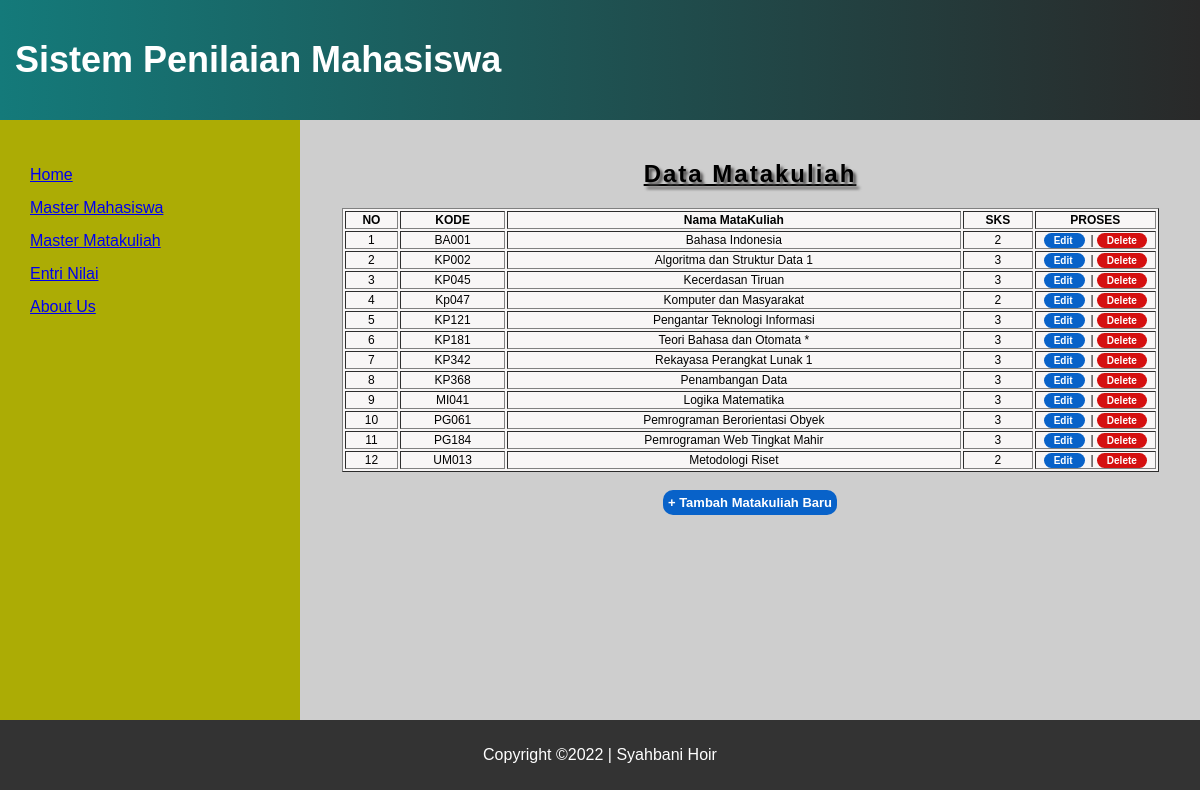
The page /index.php?page=master_matkul on the database its author committed.
### tables this page shows
CREATE TABLE `tblmatkul` (
  `kd_mtk` varchar(10) NOT NULL,
  `nm_mtk` varchar(40) NOT NULL,
  `sks` int(2) NOT NULL
);

### master_matkul.php (the view)
<article>
    <h2 align="center">Data Matakuliah</h2>
    <?php
    include_once "koneksi.php";
    $query = "SELECT * FROM tblmatkul ORDER BY kd_mtk";
    $sql = mysqli_query($conn, $query);
    ?>
    <table border="1">
        <tr>
            <th>NO</th>
            <th>KODE</th>
            <th>Nama MataKuliah</th>
            <th>SKS</th>
            <th>PROSES</th>
        </tr>
        <?php
        $no = 1;
        while ($row = mysqli_fetch_assoc($sql)) {
            $kode = $row['kd_mtk'];
            $nmmtk = $row['nm_mtk'];
            $sks = $row['sks'];
        ?>
        <tr>
            <td align="center"><?php echo $no++ ?></td>
            <td align="center"><?php echo $kode ?></td>
            <td align="center"><?php echo $nmmtk ?></td>
            <td align="center"><?php echo $sks ?></td>
            <td align="center" class="btn">
                <a class="btn-kiri" href="index.php?page=edit_matkul&mtk=<?= $kode ?>">Edit </a>
                |
                <a class="btn-kanan" onClick="return confirm('Apakah Anda yakin mau menghapus data ini?')"
                    href="index.php?page=del_matkul&mtk=<?= $kode ?>">Delete</a>
            </td>
        </tr>
        <?php } ?>
    </table> <br />
    <h4>
        <a href="index.php?page=add_matkul">+ Tambah Matakuliah Baru</a>
    </h4>
</article>

### header.php (shortened to what this page needs)
<!DOCTYPE html>
<html>
<head>
    <link rel="stylesheet" href="asset/css/style.css" />
</head>
<body>
    <header>
        <h1>Sistem Penilaian Mahasiswa</h1>
    </header>
    <section>

### navigasi.php
<nav>
    <ul>
        <li><a href="index.php" class="link">Home</a></li>
        <li><a href="index.php?page=master_mhs" class="link">Master Mahasiswa</a></li>
        <li><a href="index.php?page=master_matkul" class="link">Master Matakuliah</a></li>
        <li><a href="index.php?mhs=%25&matkul=%25&page=tblnilai_mhs" class="link">Entri Nilai</a></li>
        <li><a href="index.php?page=aboutus" class="link">About Us</a></li>
    </ul>
</nav>

### index.php (shortened to what this page needs)
<?php
include "header.php";
include "navigasi.php";
$page = isset($_GET['page'])? $_GET['page']: "home";
switch ($page) {
    case 'master_matkul'   : include "master_matkul.php"; break;
}
include "footer.php";
?>

### footer.php
</section>
    <footer>
        <p>Copyright &copy;2022 | Syahbani Hoir</p>
    </footer>
</body>
</html>

### asset/css/style.css (style rules this page uses)
* { box-sizing: border-box; }
body { font-family: Arial, Helvetica, sans-serif; display: flex; min-height: 100vh; flex-direction: column; margin: 0; }
header { background: linear-gradient(to right, #147a7a, #292929); padding: 15px; text-align: left; font-size: 18px; color: white; }
nav ul { list-style-type: none; padding: 0; }
nav ul li { margin: 5px; }
nav ul li a { display: block; padding: 5px; border-radius: 10px; }
section { display: flex; flex-direction: row; }
nav, article { display: flex; flex-direction: column; min-height: 600px; padding: 20px; }
nav { flex-grow: 1; min-width: 25%; background-color: #acac05; }
article { flex-grow: 5; min-width: 75%; background-color: #cecece; background-size: cover; }
h4 { margin: 0; font-size: 13px; margin: 0 auto; }
h4 a { display: block; padding: 5px; border-radius: 10px; text-align: center; background-color: #0862c9; color: white; text-decoration: none; }
table, .container { background-color: #f8f6f6; font-size: 12px; width: 95%; margin: 0 auto; }
.btn-kiri, .btn-kanan { color: white; text-decoration: none; width: 60px; font-size: 10px; padding: 2px 10px; margin-right: 5px; border-radius: 10px; font-weight: bold; }
.btn-kiri { background-color: #0862c9; }
.btn-kanan { background-color: #d51010; margin: 0; }
.btn { width: 15%; }
p { margin-bottom: 0; }
h2 { text-decoration: underline; text-shadow: 3px 3px 3px #525151; letter-spacing: 2px; }
footer { bottom: 0; width: 100%; background-color: #333333; padding: 10px; text-align: center; color: white; height: 70px; }

### rows shown on the page
tblmatkul: kd_mtk "BA001", nm_mtk "Bahasa Indonesia", sks "2"
tblmatkul: kd_mtk "KP002", nm_mtk "Algoritma dan Struktur Data 1", sks "3"
tblmatkul: kd_mtk "KP045", nm_mtk "Kecerdasan Tiruan", sks "3"
tblmatkul: kd_mtk "Kp047", nm_mtk "Komputer dan Masyarakat", sks "2"
tblmatkul: kd_mtk "KP121", nm_mtk "Pengantar Teknologi Informasi", sks "3"
tblmatkul: kd_mtk "KP181", nm_mtk "Teori Bahasa dan Otomata *", sks "3"
tblmatkul: kd_mtk "KP342", nm_mtk "Rekayasa Perangkat Lunak 1", sks "3"
tblmatkul: kd_mtk "KP368", nm_mtk "Penambangan Data", sks "3"
tblmatkul: kd_mtk "MI041", nm_mtk "Logika Matematika", sks "3"
tblmatkul: kd_mtk "PG061", nm_mtk "Pemrograman Berorientasi Obyek", sks "3"
tblmatkul: kd_mtk "PG184", nm_mtk "Pemrograman Web Tingkat Mahir", sks "3"
tblmatkul: kd_mtk "UM013", nm_mtk "Metodologi Riset", sks "2"
